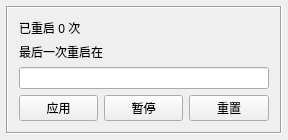
<?xml version="1.0" encoding="UTF-8"?>
<ui version="4.0">
 <class>frmMain</class>
 <widget class="QWidget" name="frmMain">
  <property name="geometry">
   <rect>
    <x>0</x>
    <y>0</y>
    <width>288</width>
    <height>125</height>
   </rect>
  </property>
  <property name="sizeGripEnabled" stdset="0">
   <bool>false</bool>
  </property>
  <layout class="QVBoxLayout" name="verticalLayout">
   <property name="leftMargin">
    <number>6</number>
   </property>
   <property name="topMargin">
    <number>6</number>
   </property>
   <property name="rightMargin">
    <number>6</number>
   </property>
   <property name="bottomMargin">
    <number>6</number>
   </property>
   <item>
    <widget class="QFrame" name="frame">
     <property name="frameShape">
      <enum>QFrame::Box</enum>
     </property>
     <property name="frameShadow">
      <enum>QFrame::Sunken</enum>
     </property>
     <layout class="QGridLayout" name="gridLayout">
      <item row="3" column="0">
       <widget class="QPushButton" name="btnOk">
        <property name="minimumSize">
         <size>
          <width>70</width>
          <height>0</height>
         </size>
        </property>
        <property name="text">
         <string>应用</string>
        </property>
       </widget>
      </item>
      <item row="3" column="1">
       <widget class="QPushButton" name="btnStart">
        <property name="minimumSize">
         <size>
          <width>70</width>
          <height>0</height>
         </size>
        </property>
        <property name="text">
         <string>暂停</string>
        </property>
       </widget>
      </item>
      <item row="3" column="2">
       <widget class="QPushButton" name="btnReset">
        <property name="text">
         <string>重置</string>
        </property>
       </widget>
      </item>
      <item row="2" column="0" colspan="3">
       <widget class="QLineEdit" name="txtAppName"/>
      </item>
      <item row="1" column="0" colspan="3">
       <widget class="QLabel" name="labInfo">
        <property name="text">
         <string>最后一次重启在</string>
        </property>
       </widget>
      </item>
      <item row="0" column="0" colspan="3">
       <widget class="QLabel" name="labCount">
        <property name="text">
         <string>已重启 0 次</string>
        </property>
       </widget>
      </item>
     </layout>
    </widget>
   </item>
  </layout>
 </widget>
 <layoutdefault spacing="6" margin="11"/>
 <tabstops>
  <tabstop>txtAppName</tabstop>
  <tabstop>btnOk</tabstop>
  <tabstop>btnStart</tabstop>
  <tabstop>btnReset</tabstop>
 </tabstops>
 <resources/>
 <connections/>
</ui>
